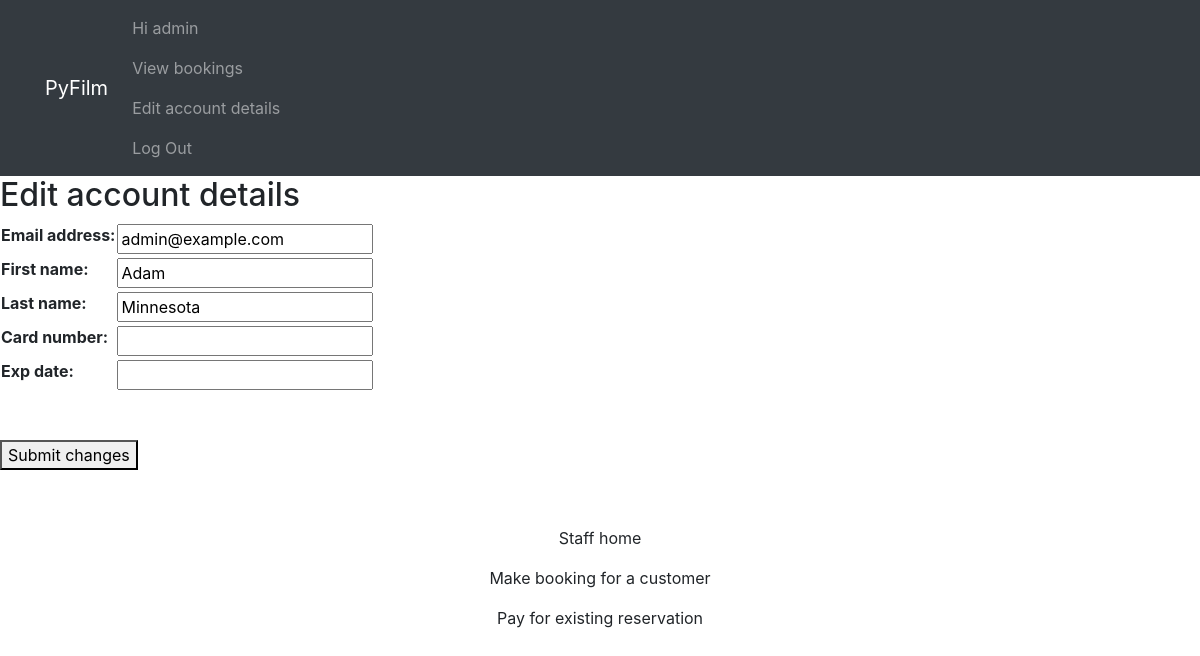
The page /customer/account/ (signed in) on the database as committed earlier.
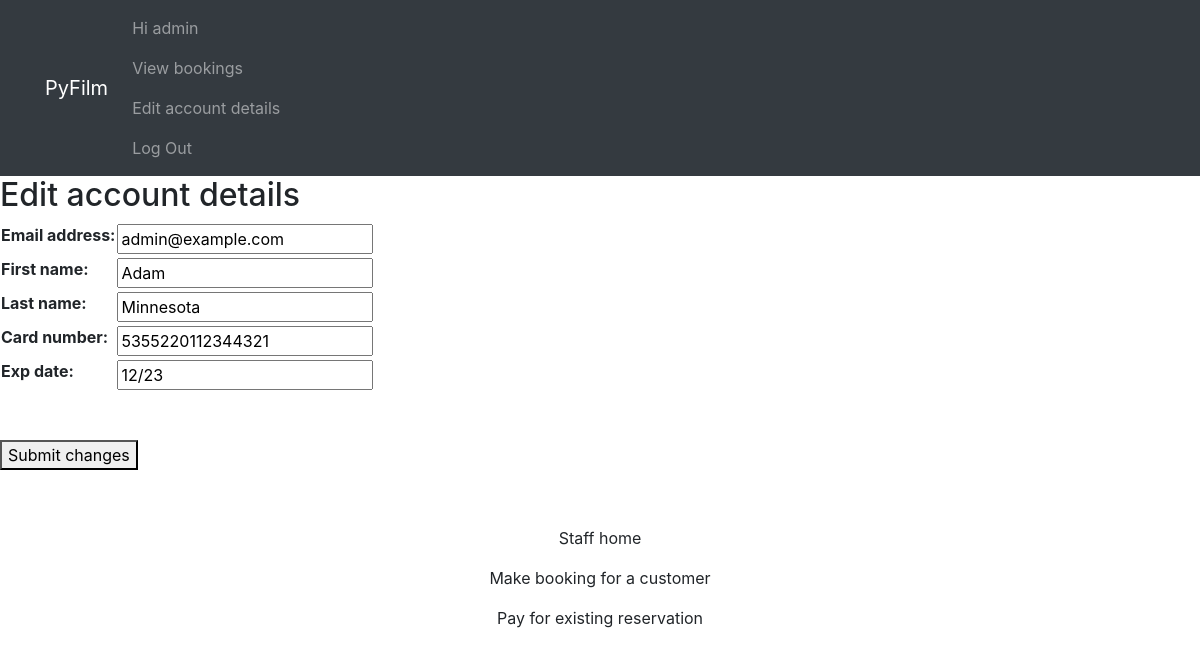
The same page on the database as committed later.
### API/models.py (models this page shows)
class Profile(models.Model):
    objects = models.Manager()
    user = models.OneToOneField(User, on_delete=models.CASCADE)
    card_number = models.IntegerField(unique=True, null=True, blank=True)
    exp_date = models.CharField(max_length=5, null=True, blank=True)

### customer/views.py (the view)
# urls.py: path('account/', render_account_view, name="account"),
def render_account_view(request):
    if request.method == 'POST':
        form = EditUserForm(request.POST, instance=request.user)
        profile_form = EditProfileForm(request.POST, instance=Profile.objects.get(user=request.user.id))
        if form.is_valid() and profile_form.is_valid():
            form.save()
            profile_form.save()
            messages.success(request, 'Your account details have been updated.')
            return HttpResponseRedirect('/customer/')
    else:
        form = EditUserForm(instance=request.user)
        profile_form = EditProfileForm(instance=Profile.objects.get(user=request.user.id))
        context = {
            'form': form,
            'profileForm': profile_form,
        }
        return render(request, 'editAccount.html', context)

### customer/forms.py
class EditUserForm(ModelForm):
    class Meta:
        model = User
        fields = ('email', 'first_name', 'last_name')

class EditProfileForm(ModelForm):
    class Meta:
        model = Profile
        fields = ('card_number', 'exp_date')

### customer/templates/editAccount.html (shortened to what this page needs)
{% extends 'base.html' %}
{% block content %}
  <h2>Edit account details</h2>
  <form method="post">
    <table>
    {{ form.as_table }}
    {{ profileForm.as_table }}
    </table>
    <br><br><button type="submit" style="horizontal-align:center;">Submit changes</button>
  </form>
{% endblock %}

Rows that differ between the two databases and show on the page:
now on this page (row edited): Profile: card_number "5355220112344321", exp_date "12/23"
